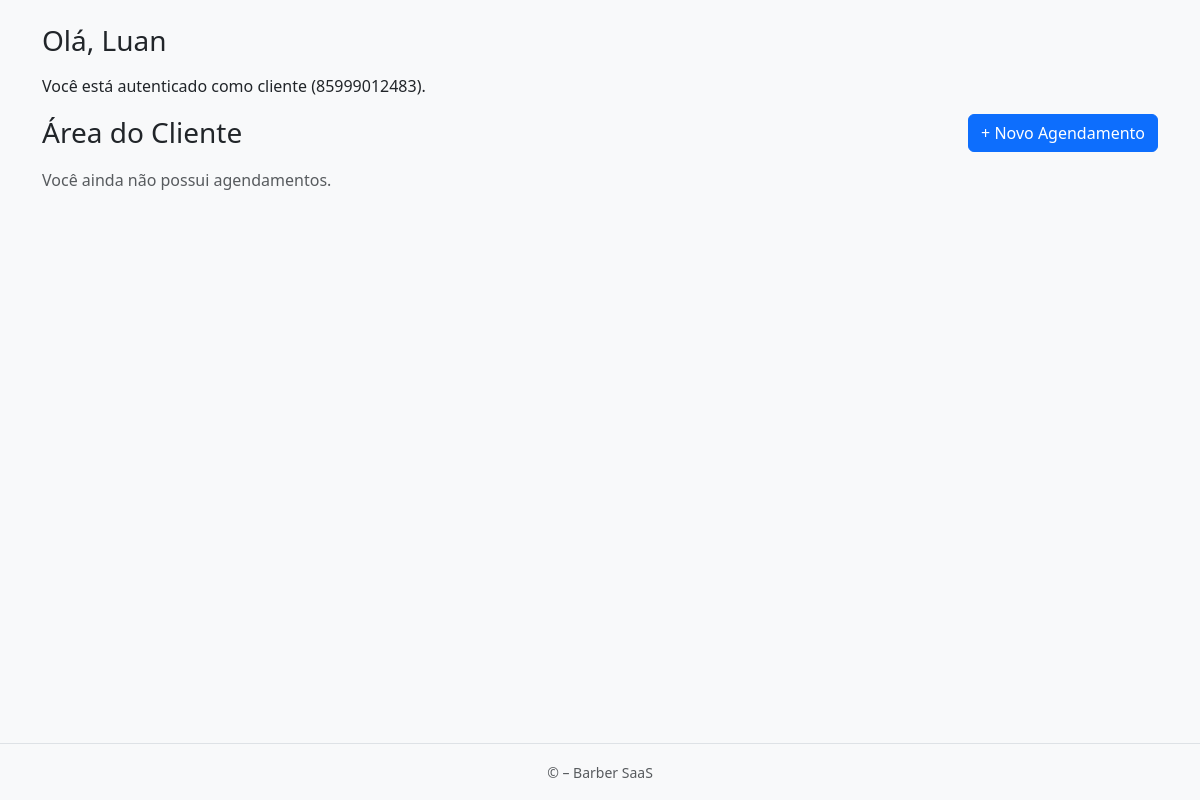
Page /client/dashboard/ (signed in) on the earlier database version.
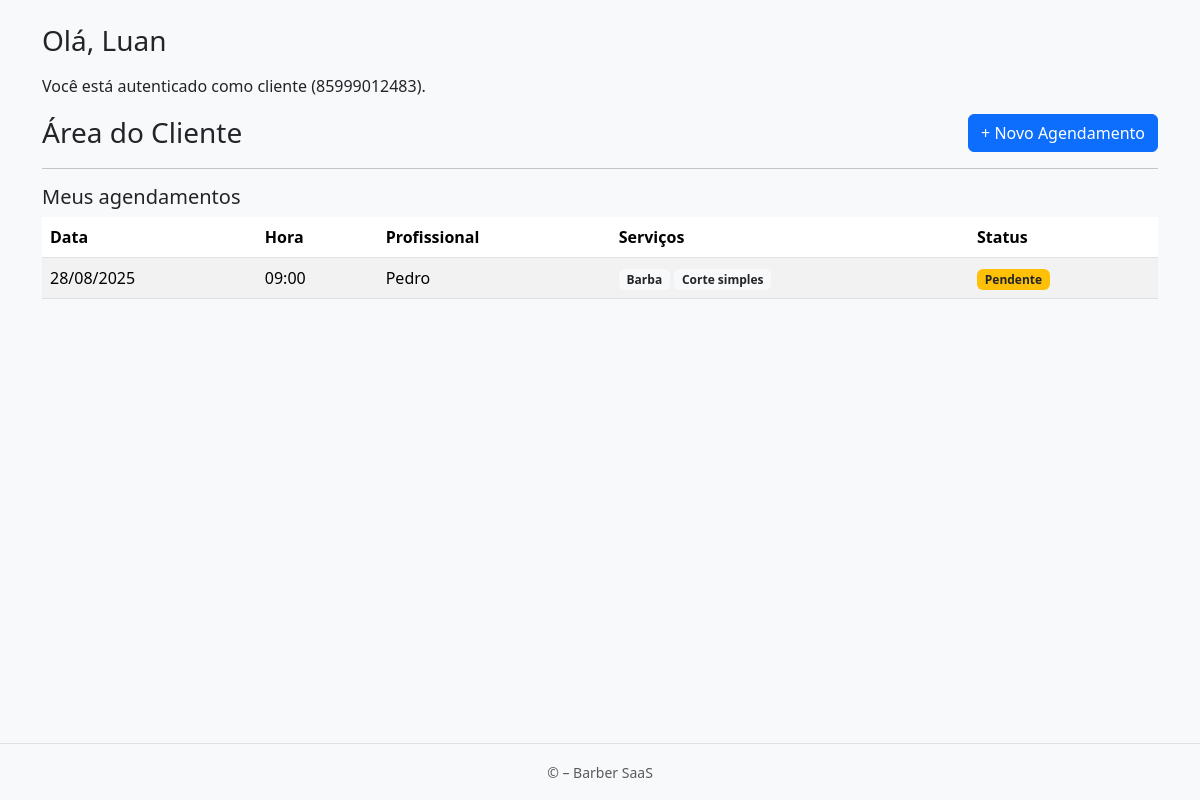
Same page on the later database version.
### apps/appointments/models.py (models this page shows, shortened)
class Agendamento(models.Model):
    cliente = models.ForeignKey(
        settings.AUTH_USER_MODEL,
        on_delete=models.CASCADE,
        related_name="agendamentos"
    )
    loja = models.ForeignKey("cadastro.Loja", on_delete=models.CASCADE, related_name="agendamentos")
    funcionario = models.ForeignKey("cadastro.Funcionario", on_delete=models.CASCADE, related_name="agendamentos")
    servicos = models.ManyToManyField("cadastro.Servico", related_name="agendamentos")
    data = models.DateField()
    hora = models.TimeField()
    criado_em = models.DateTimeField(auto_now_add=True)
    confirmado = models.BooleanField(default=False)

### apps/cadastro/models.py (models this page shows, shortened)
class Funcionario(models.Model):
    class Cargo(models.TextChoices):
        BARBEIRO = 'barbeiro', 'Barbeiro'
        CABELEIREIRO = 'cabeleireiro', 'Cabeleireiro(a)'
        MANICURE = 'manicure', 'Manicure/Pedicure'
        ESTETICISTA = 'esteticista', 'Esteticista'
        SOMBRANCELHA = 'sobrancelha', 'Designer de Sobrancelha'
        RECEPCAO = 'recepcao', 'Recepção'
        OUTRO = 'outro', 'Outro'
    phone_regex = RegexValidator(
        r'^\+?\d{10,15}$',
        'Informe telefone no formato internacional, ex.: +5585...'
    )
    loja = models.ForeignKey('Loja', on_delete=models.CASCADE, related_name='funcionarios')
    nome = models.CharField(max_length=120)
    cargo = models.CharField(max_length=20, choices=Cargo.choices, default=Cargo.BARBEIRO)
    email = models.EmailField(blank=True, null=True)
    telefone = models.CharField(max_length=17, blank=True, null=True, validators=[phone_regex])
    slug = models.SlugField(max_length=160, blank=True)
    ativo = models.BooleanField(default=True)
    criado_em = models.DateTimeField(auto_now_add=True)
    atualizado_em = models.DateTimeField(auto_now=True)
    class Meta:
        verbose_name = 'Funcionário'
        verbose_name_plural = 'Funcionários'
        unique_together = (('loja', 'slug'),)
        ordering = ('nome',)

class Servico(models.Model):
    loja = models.ForeignKey(Loja, on_delete=models.CASCADE, related_name='servicos')
    nome = models.CharField(max_length=160)
    slug = models.SlugField(max_length=180, blank=True)
    descricao = models.TextField(blank=True)
    duracao_minutos = models.PositiveSmallIntegerField(validators=[MinValueValidator(1)], default=30)
    preco = models.DecimalField(max_digits=10, decimal_places=2, validators=[MinValueValidator(0)])
    profissionais = models.ManyToManyField('Funcionario', related_name='servicos', blank=True)
    ativo = models.BooleanField(default=True)
    criado_em = models.DateTimeField(auto_now_add=True)
    atualizado_em = models.DateTimeField(auto_now=True)
    class Meta:
        verbose_name = "Serviço"
        verbose_name_plural = "Serviços"
        ordering = ("nome",)
        unique_together = (("loja", "slug"),)

### apps/accounts/views.py (the view)
# urls.py: path('client/dashboard/', views.client_dashboard, name='client_dashboard'),
@login_required
def client_dashboard(request):
    loja = None
    shop_slug = request.session.get('shop_slug') or request.GET.get('shop')
    if shop_slug:
        from apps.cadastro.models import Loja
        loja = Loja.objects.filter(slug=shop_slug, ativa=True).first()
    agendamentos = Agendamento.objects.filter(cliente=request.user)
    if loja:
        agendamentos = agendamentos.filter(loja=loja)
    agendamentos = agendamentos.select_related("funcionario", "loja").prefetch_related("servicos").order_by("-data", "-hora")
    return render(
        request,
        "accounts/client_dashboard.html",
        {
            "loja": loja,
            "agendamentos": agendamentos,
        }
    )

### apps/accounts/templates/accounts/client_dashboard.html (shortened to what this page needs)
{% extends "accounts/base_client.html" %}
{% block content %}
<h3 class="mb-3">Olá, {{ request.user.full_name|default:"Cliente" }}</h3>
<p>Você está autenticado como cliente ({{ request.user.phone }}).</p>
<div id="client-dashboard-fragment">
  {% include "accounts/partials/client_dashboard.html" %}
</div>
{% endblock %}

### apps/accounts/templates/accounts/partials/client_dashboard.html
<div class="d-flex justify-content-between align-items-center mb-3">
  <h3 class="m-0">Área do Cliente</h3>
  <a href="{% url 'appointments:agendamento_start' %}"
     class="btn btn-primary">
    + Novo Agendamento
  </a>
</div>
{% if agendamentos %}
  <hr>
  <h5>Meus agendamentos</h5>
  <table class="table table-striped">
    <thead>
      <tr>
        <th>Data</th>
        <th>Hora</th>
        <th>Profissional</th>
        <th>Serviços</th>
        <th>Status</th>
      </tr>
    </thead>
    <tbody>
      {% for ag in agendamentos %}
      <tr>
        <td>{{ ag.data|date:"d/m/Y" }}</td>
        <td>{{ ag.hora|time:"H:i" }}</td>
        <td>{{ ag.funcionario.nome }}</td>
        <td>
          {% for s in ag.servicos.all %}
            <span class="badge bg-light text-dark">{{ s.nome }}</span>
          {% endfor %}
        </td>
        <td>
          {% if ag.confirmado %}
            <span class="badge bg-success">Confirmado</span>
          {% else %}
            <span class="badge bg-warning text-dark">Pendente</span>
          {% endif %}
        </td>
      </tr>
      {% endfor %}
    </tbody>
  </table>
{% else %}
  <p class="text-muted">Você ainda não possui agendamentos.</p>
{% endif %}

Differences in the rows shown:
added Agendamento: data "28/08/2025", hora "09:00", funcionario.nome "Pedro", confirmado "Pendente"
added Servico: nome "Barba"
added Servico: nome "Corte simples"
Other differences:
text no longer shown: "Você ainda não possui agendamentos."
text now shown: "Meus agendamentos Data Hora Profissional Serviços Status"
